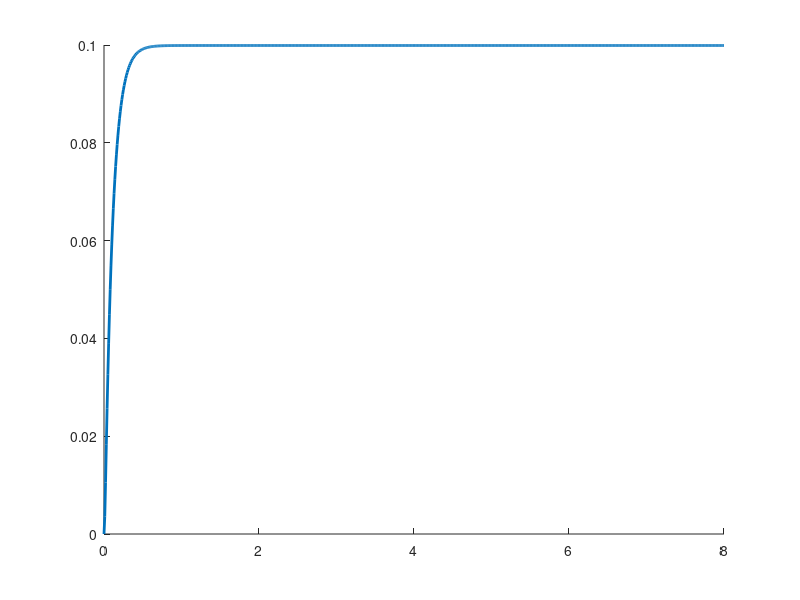

MATLAB code for this plot: (Note: this script raises an error after producing the figure.)
%% ----- Single Parameter Effect -----

t = 0:0.01:8;
R = 1 ; J = 0.01 ;  b = 0.1  ;  L = 0.5  ; Kt = 0.01;  Ke = 0.01;

%% Effect of Inductance
figure(6)
L_val = [0.01, 0.1, 0.5, 1];
% L_val = [0.01, 0.02,0.03,0.04,0.05,0.06,0.07,0.08,0.09,0.1,0.2,0.3,0.4, 0.5, 1];
for i = 1:length(L_val)
    L = L_val(i);
    num = Kt;
    den = [(J*L) (J*R + b*L) b*R + Kt*Ke];
    G_L = tf(num,den);
    [y,x] = step(G_L,t) ; hold on 
    plot(x,y,'LineWidth',2)
    fprintf('Poles at L = %.2f \n',L)
    p_L = pole(G_L)
    info_L = stepinfo(G_L);
    fprintf('System Performance at L = %.2f : \n',L)
    fprintf('   Rise Time : %.3f s \n',info_L.RiseTime)
    fprintf('   Peak Time : %.3f s \n',info_L.PeakTime)
    fprintf('   Settling Time : %.3f s \n',info_L.SettlingTime)
    fprintf('   Overshoot Time : %.3f \n',info_L.Overshoot)
    grid on 
end
legend('L = 0.01' , 'L = 0.1' , 'L = 0.5' , 'L = 0.1',Location='best')
title ('Effect of Inductance on Speed Response')
